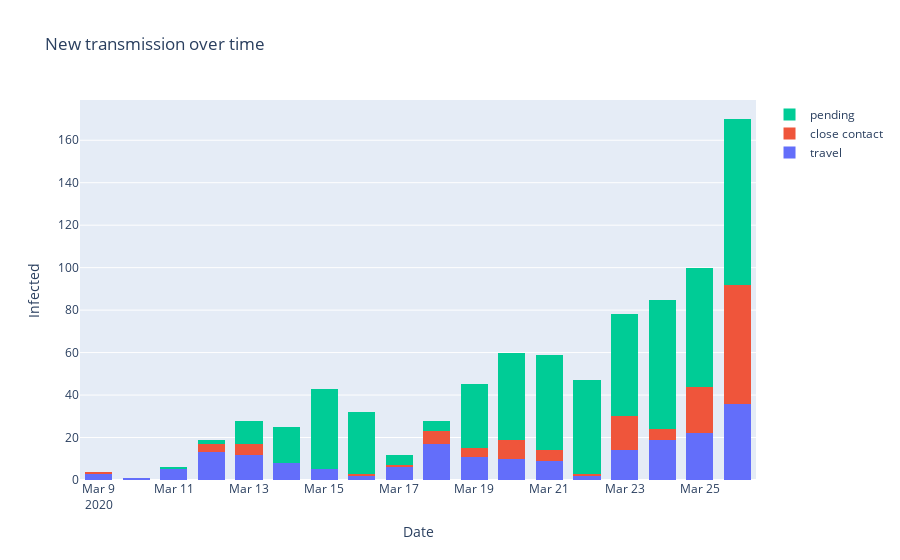

Write notebook code for a chart like this one.
### Code cell
fig = go.Figure()
for  m, t in zip(infections, transmission) : 
    fig.add_trace(go.Histogram( x=m, name = t))

fig.update_layout(barmode='stack')

#fig = px.histogram(df, x="date", color = "city", color_discrete_sequence= px.colors.qualitative.Light24)
fig.update_layout(
    title_text='New transmission over time', # title of plot
    xaxis_title_text='Date', # xaxis label
    yaxis_title_text='Infected', # yaxis label
    bargap=0.2, # gap between bars of adjacent location coordinates
    bargroupgap=0.1 # gap between bars of the same location coordinates
)

fig.show()

### Figure 1 — Plotly figure (JSON) as saved in the notebook; plotly's stock layout.template omitted (floating-point values rounded to 4 significant figures; data arrays with more than 128 entries replaced by an {"elided": "..."} marker saying what was removed)
{"data": [{"name": "travel", "type": "histogram", "x": {"elided": "195 str values"}}, {"name": "close contact", "type": "histogram", "x": {"elided": "136 str values"}}, {"name": "pending", "type": "histogram", "x": {"elided": "511 str values"}}], "layout": {"bargap": 0.2, "bargroupgap": 0.1, "barmode": "stack", "title": {"text": "New transmission over time"}, "xaxis": {"title": {"text": "Date"}}, "yaxis": {"title": {"text": "Infected"}}}}
